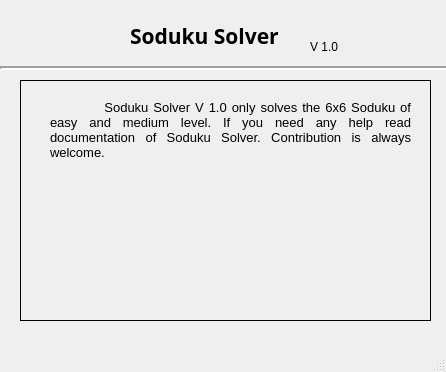
<?xml version="1.0" encoding="UTF-8"?>
<ui version="4.0">
 <class>helpMainWindow</class>
 <widget class="QMainWindow" name="helpMainWindow">
  <property name="geometry">
   <rect>
    <x>0</x>
    <y>0</y>
    <width>446</width>
    <height>372</height>
   </rect>
  </property>
  <property name="minimumSize">
   <size>
    <width>446</width>
    <height>372</height>
   </size>
  </property>
  <property name="maximumSize">
   <size>
    <width>446</width>
    <height>372</height>
   </size>
  </property>
  <property name="windowTitle">
   <string>Soduku Solver - Help</string>
  </property>
  <widget class="QWidget" name="centralwidget">
   <widget class="QLabel" name="label">
    <property name="geometry">
     <rect>
      <x>130</x>
      <y>20</y>
      <width>181</width>
      <height>31</height>
     </rect>
    </property>
    <property name="font">
     <font>
      <family>Purisa</family>
      <pointsize>16</pointsize>
      <weight>75</weight>
      <bold>true</bold>
     </font>
    </property>
    <property name="text">
     <string>Soduku Solver</string>
    </property>
   </widget>
   <widget class="Line" name="line">
    <property name="geometry">
     <rect>
      <x>0</x>
      <y>60</y>
      <width>571</width>
      <height>16</height>
     </rect>
    </property>
    <property name="styleSheet">
     <string notr="true">color: rgb(0, 0, 0);</string>
    </property>
    <property name="lineWidth">
     <number>2</number>
    </property>
    <property name="orientation">
     <enum>Qt::Horizontal</enum>
    </property>
   </widget>
   <widget class="QLabel" name="label_2">
    <property name="geometry">
     <rect>
      <x>310</x>
      <y>40</y>
      <width>59</width>
      <height>14</height>
     </rect>
    </property>
    <property name="text">
     <string>V 1.0</string>
    </property>
   </widget>
   <widget class="QLabel" name="label_5">
    <property name="geometry">
     <rect>
      <x>30</x>
      <y>10</y>
      <width>61</width>
      <height>51</height>
     </rect>
    </property>
    <property name="styleSheet">
     <string notr="true">image: url(:/new/prefix1/brain.png);</string>
    </property>
    <property name="text">
     <string/>
    </property>
   </widget>
   <widget class="QFrame" name="frame">
    <property name="geometry">
     <rect>
      <x>20</x>
      <y>80</y>
      <width>411</width>
      <height>241</height>
     </rect>
    </property>
    <property name="frameShape">
     <enum>QFrame::Box</enum>
    </property>
    <property name="frameShadow">
     <enum>QFrame::Plain</enum>
    </property>
    <widget class="QLabel" name="label_about">
     <property name="geometry">
      <rect>
       <x>30</x>
       <y>20</y>
       <width>361</width>
       <height>191</height>
      </rect>
     </property>
     <property name="font">
      <font>
       <pointsize>10</pointsize>
      </font>
     </property>
     <property name="text">
      <string>           Soduku Solver V 1.0 only solves the 6x6 Soduku of easy and medium level. If you need any help read documentation of Soduku Solver. Contribution is always welcome.</string>
     </property>
     <property name="alignment">
      <set>Qt::AlignJustify|Qt::AlignTop</set>
     </property>
     <property name="wordWrap">
      <bool>true</bool>
     </property>
    </widget>
    <widget class="QLabel" name="label_aboutlink">
     <property name="geometry">
      <rect>
       <x>250</x>
       <y>190</y>
       <width>111</width>
       <height>21</height>
      </rect>
     </property>
     <property name="text">
      <string/>
     </property>
    </widget>
   </widget>
  </widget>
  <widget class="QMenuBar" name="menubar">
   <property name="geometry">
    <rect>
     <x>0</x>
     <y>0</y>
     <width>446</width>
     <height>21</height>
    </rect>
   </property>
  </widget>
  <widget class="QStatusBar" name="statusbar"/>
 </widget>
 <resources/>
 <connections/>
</ui>
